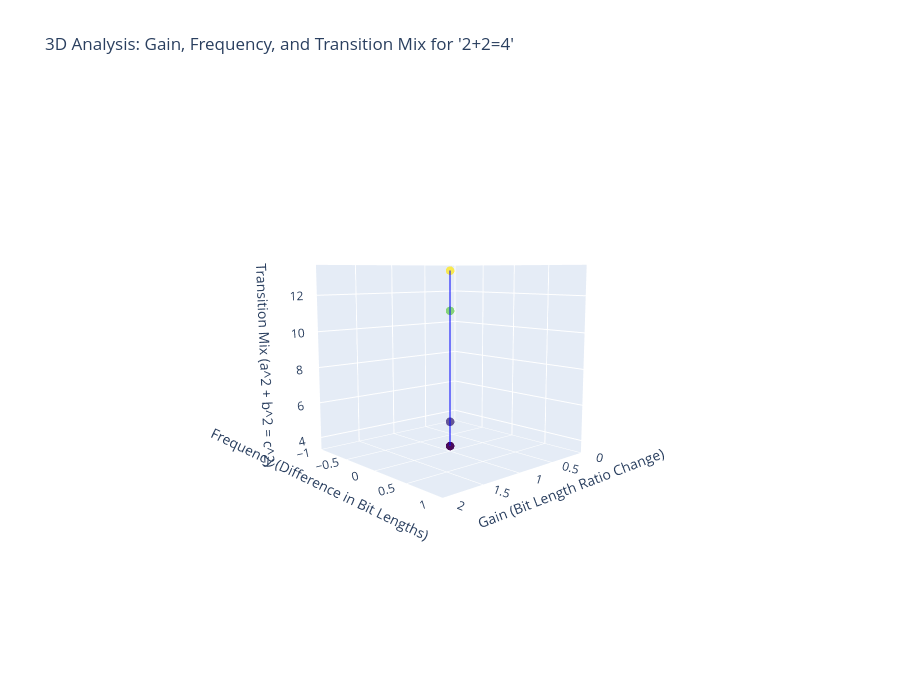

Notebook code cell kept with this figure:
### Code cell
# Initialize the character and base
input_text = "2+2=4"
base = 16

# Initialize lists for X, Y, Z values
x_values = []  # Gain (ratio of change for each bit length)
y_values = []  # Frequency (difference between initial and iterative bit lengths)
z_values = []  # Pythagorean result (a^2 + b^2 = c^2)

# Process each character in the input text
initial_bit_length = len(bin(ord(input_text[0]))[2:])  # Bit length of the first character
for i, char in enumerate(input_text):
    ascii_value = ord(char)  # ASCII value
    quotient = ascii_value // base  # Quotient in hex conversion
    remainder = ascii_value % base  # Remainder in hex conversion
    hex_value = f"{quotient:X}{remainder:X}"  # Hexadecimal representation

    # Gain: Ratio of change for bit lengths (current bit length vs previous bit length)
    current_bit_length = len(bin(ascii_value)[2:])  # Current bit length
    if i > 0:
        previous_bit_length = len(bin(ord(input_text[i - 1]))[2:])
        gain = current_bit_length / previous_bit_length if previous_bit_length != 0 else 0
    else:
        gain = 1  # No gain for the first character

    # Frequency: Difference between initial bit length and current bit length
    frequency = abs(current_bit_length - initial_bit_length)

    # Pythagorean result: sqrt(a^2 + b^2)
    a = quotient
    b = remainder
    c = math.sqrt(a**2 + b**2)

    # Append results
    x_values.append(gain)
    y_values.append(frequency)
    z_values.append(c)

# Create 3D plot
fig = go.Figure()

fig.add_trace(go.Scatter3d(
    x=x_values,
    y=y_values,
    z=z_values,
    mode='markers+lines',
    marker=dict(size=5, color=z_values, colorscale='Viridis', opacity=0.8),
    line=dict(color='blue', width=2),
    name="Hex Stack Gain-Frequency Analysis"
))

# Update layout for visualization
fig.update_layout(
    title="3D Analysis: Gain, Frequency, and Transition Mix for '2+2=4'",
    scene=dict(
        xaxis_title="Gain (Bit Length Ratio Change)",
        yaxis_title="Frequency (Difference in Bit Lengths)",
        zaxis_title="Transition Mix (a^2 + b^2 = c^2)"
    ),
    height=700,
    width=900
)

# Show the plot
fig.show()

### Figure 1 — Plotly figure (JSON) as saved in the notebook; plotly's stock layout.template omitted (floating-point values rounded to 4 significant figures)
{"data": [{"line": {"color": "blue", "width": 2}, "marker": {"color": [3.606, 11.18, 3.606, 13.34, 5], "colorscale": [[0, "#440154"], [0.1111, "#482878"], [0.2222, "#3e4989"], [0.3333, "#31688e"], [0.4444, "#26828e"], [0.5556, "#1f9e89"], [0.6667, "#35b779"], [0.7778, "#6ece58"], [0.8889, "#b5de2b"], [1, "#fde725"]], "opacity": 0.8, "size": 5}, "mode": "markers+lines", "name": "Hex Stack Gain-Frequency Analysis", "type": "scatter3d", "x": [1, 1, 1, 1, 1], "y": [0, 0, 0, 0, 0], "z": [3.606, 11.18, 3.606, 13.34, 5]}], "layout": {"height": 700, "scene": {"aspectmode": "auto", "aspectratio": {"x": 1, "y": 1, "z": 1}, "camera": {"center": {"x": 0, "y": 0, "z": 0}, "eye": {"x": 2.227, "y": 2.437, "z": 0.4777}, "projection": {"type": "perspective"}, "up": {"x": 0, "y": 0, "z": 1}}, "xaxis": {"title": {"text": "Gain (Bit Length Ratio Change)"}, "type": "linear"}, "yaxis": {"title": {"text": "Frequency (Difference in Bit Lengths)"}, "type": "linear"}, "zaxis": {"title": {"text": "Transition Mix (a^2 + b^2 = c^2)"}, "type": "linear"}}, "title": {"text": "3D Analysis: Gain, Frequency, and Transition Mix for '2+2=4'"}, "width": 900}}
